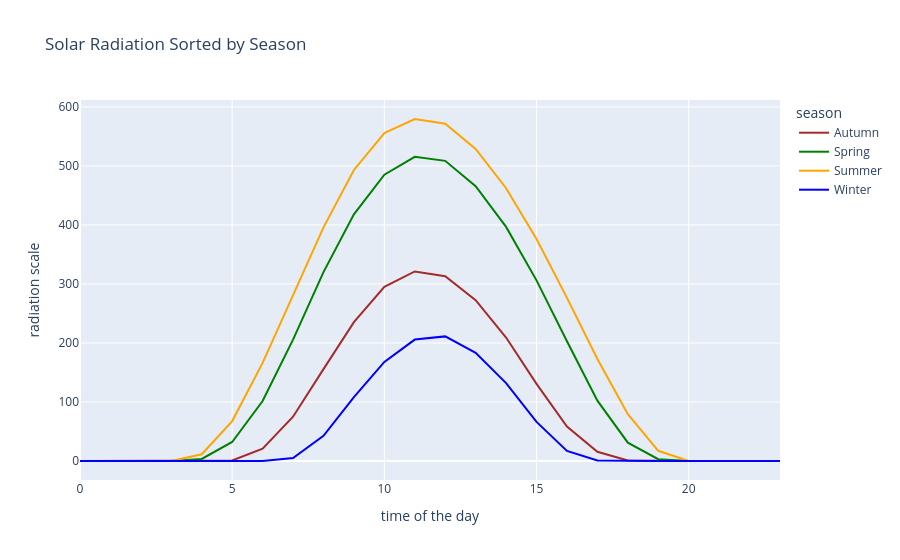

The cell this chart's notebook holds for it:
### Code cell
# plot solar radiation by season using open_meteo_hourly data
fig = px.line(solar, x='hour', y='shortwave_radiation',
              color='season',
              title='Solar Radiation Sorted by Season',
              labels={'shortwave_radiation': 'radiation scale', 'hour': 'time of the day'},
              color_discrete_map={
                  'Winter': 'blue',
                  'Spring': 'green',
                  'Summer': 'orange',
                  'Autumn': 'brown'
              })
fig.show()

### Figure 1 — Plotly figure (JSON) as saved in the notebook; plotly's stock layout.template omitted (floating-point values rounded to 4 significant figures)
{"data": [{"hovertemplate": "season=Autumn<br>time of the day=%{x}<br>radiation scale=%{y}<extra></extra>", "legendgroup": "Autumn", "line": {"color": "brown", "dash": "solid"}, "marker": {"symbol": "circle"}, "mode": "lines", "name": "Autumn", "orientation": "v", "showlegend": true, "x": [0, 1, 2, 3, 4, 5, 6, 7, 8, 9, 10, 11, 12, 13, 14, 15, 16, 17, 18, 19, 20, 21, 22, 23], "xaxis": "x", "y": [0.0, 0.0, 0.0, 0.0, 0.0, 1.053, 21.0, 74.98, 155.7, 235.4, 295.0, 321.2, 313.0, 272.5, 209.2, 130.6, 58.34, 15.71, 0.936, 0.0, 0.0, 0.0, 0.0, 0.0], "yaxis": "y", "type": "scatter"}, {"hovertemplate": "season=Spring<br>time of the day=%{x}<br>radiation scale=%{y}<extra></extra>", "legendgroup": "Spring", "line": {"color": "green", "dash": "solid"}, "marker": {"symbol": "circle"}, "mode": "lines", "name": "Spring", "orientation": "v", "showlegend": true, "x": [0, 1, 2, 3, 4, 5, 6, 7, 8, 9, 10, 11, 12, 13, 14, 15, 16, 17, 18, 19, 20, 21, 22, 23], "xaxis": "x", "y": [0.0, 0.0, 0.0, 0.0, 3.452, 32.21, 101.6, 205.7, 320.1, 418.0, 485.2, 515.4, 508.7, 465.7, 396.6, 306.1, 202.8, 102.2, 31.08, 3.1, 0.0, 0.0, 0.0, 0.0], "yaxis": "y", "type": "scatter"}, {"hovertemplate": "season=Summer<br>time of the day=%{x}<br>radiation scale=%{y}<extra></extra>", "legendgroup": "Summer", "line": {"color": "orange", "dash": "solid"}, "marker": {"symbol": "circle"}, "mode": "lines", "name": "Summer", "orientation": "v", "showlegend": true, "x": [0, 1, 2, 3, 4, 5, 6, 7, 8, 9, 10, 11, 12, 13, 14, 15, 16, 17, 18, 19, 20, 21, 22, 23], "xaxis": "x", "y": [0.0, 0.0, 0.0, 0.0, 11.46, 67.68, 166.3, 280.3, 395.9, 493.2, 555.7, 579.5, 571.6, 528.9, 462.2, 376.2, 276.4, 172.9, 79.38, 17.27, 0.003286, 0.0, 0.0, 0.0], "yaxis": "y", "type": "scatter"}, {"hovertemplate": "season=Winter<br>time of the day=%{x}<br>radiation scale=%{y}<extra></extra>", "legendgroup": "Winter", "line": {"color": "blue", "dash": "solid"}, "marker": {"symbol": "circle"}, "mode": "lines", "name": "Winter", "orientation": "v", "showlegend": true, "x": [0, 1, 2, 3, 4, 5, 6, 7, 8, 9, 10, 11, 12, 13, 14, 15, 16, 17, 18, 19, 20, 21, 22, 23], "xaxis": "x", "y": [0.0, 0.0, 0.0, 0.0, 0.0, 0.0, 0.0005115, 4.906, 42.68, 108.2, 167.8, 205.8, 211.1, 183.3, 131.9, 66.31, 17.19, 0.8798, 0.0, 0.0, 0.0, 0.0, 0.0, 0.0], "yaxis": "y", "type": "scatter"}], "layout": {"xaxis": {"anchor": "y", "domain": [0.0, 1.0], "title": {"text": "time of the day"}}, "yaxis": {"anchor": "x", "domain": [0.0, 1.0], "title": {"text": "radiation scale"}}, "legend": {"title": {"text": "season"}, "tracegroupgap": 0}, "title": {"text": "Solar Radiation Sorted by Season"}}}
